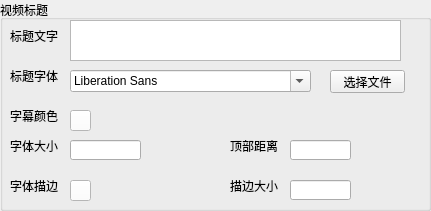
    <widget class="QGroupBox" name="groupBox_14">
     <property name="geometry">
      <rect>
       <x>0</x>
       <y>470</y>
       <width>431</width>
       <height>211</height>
      </rect>
     </property>
     <property name="title">
      <string>视频标题</string>
     </property>
     <widget class="QLabel" name="label_96">
      <property name="geometry">
       <rect>
        <x>10</x>
        <y>30</y>
        <width>54</width>
        <height>12</height>
       </rect>
      </property>
      <property name="text">
       <string>标题文字</string>
      </property>
     </widget>
     <widget class="QLabel" name="label_97">
      <property name="geometry">
       <rect>
        <x>10</x>
        <y>70</y>
        <width>54</width>
        <height>12</height>
       </rect>
      </property>
      <property name="text">
       <string>标题字体</string>
      </property>
     </widget>
     <widget class="QLabel" name="label_98">
      <property name="geometry">
       <rect>
        <x>10</x>
        <y>110</y>
        <width>54</width>
        <height>12</height>
       </rect>
      </property>
      <property name="text">
       <string>字幕颜色</string>
      </property>
     </widget>
     <widget class="QLabel" name="label_99">
      <property name="geometry">
       <rect>
        <x>10</x>
        <y>140</y>
        <width>54</width>
        <height>12</height>
       </rect>
      </property>
      <property name="text">
       <string>字体大小</string>
      </property>
     </widget>
     <widget class="QLabel" name="label_100">
      <property name="geometry">
       <rect>
        <x>10</x>
        <y>180</y>
        <width>54</width>
        <height>12</height>
       </rect>
      </property>
      <property name="text">
       <string>字体描边</string>
      </property>
     </widget>
     <widget class="QTextEdit" name="textEdit_4">
      <property name="geometry">
       <rect>
        <x>70</x>
        <y>20</y>
        <width>331</width>
        <height>41</height>
       </rect>
      </property>
     </widget>
     <widget class="QFontComboBox" name="fontComboBox_2">
      <property name="geometry">
       <rect>
        <x>70</x>
        <y>70</y>
        <width>241</width>
        <height>22</height>
       </rect>
      </property>
     </widget>
     <widget class="QToolButton" name="toolButton_15">
      <property name="geometry">
       <rect>
        <x>70</x>
        <y>110</y>
        <width>21</width>
        <height>21</height>
       </rect>
      </property>
      <property name="styleSheet">
       <string notr="true">background-color: rgb(255, 255, 255);</string>
      </property>
      <property name="text">
       <string/>
      </property>
     </widget>
     <widget class="QLineEdit" name="lineEdit_47">
      <property name="geometry">
       <rect>
        <x>70</x>
        <y>140</y>
        <width>71</width>
        <height>20</height>
       </rect>
      </property>
     </widget>
     <widget class="QToolButton" name="toolButton_16">
      <property name="geometry">
       <rect>
        <x>70</x>
        <y>180</y>
        <width>21</width>
        <height>21</height>
       </rect>
      </property>
      <property name="styleSheet">
       <string notr="true">background-color: rgb(255, 255, 255);</string>
      </property>
      <property name="text">
       <string/>
      </property>
     </widget>
     <widget class="QLabel" name="label_101">
      <property name="geometry">
       <rect>
        <x>230</x>
        <y>140</y>
        <width>54</width>
        <height>12</height>
       </rect>
      </property>
      <property name="text">
       <string>顶部距离</string>
      </property>
     </widget>
     <widget class="QLabel" name="label_102">
      <property name="geometry">
       <rect>
        <x>230</x>
        <y>180</y>
        <width>54</width>
        <height>12</height>
       </rect>
      </property>
      <property name="text">
       <string>描边大小</string>
      </property>
     </widget>
     <widget class="QLineEdit" name="lineEdit_48">
      <property name="geometry">
       <rect>
        <x>290</x>
        <y>140</y>
        <width>61</width>
        <height>20</height>
       </rect>
      </property>
     </widget>
     <widget class="QLineEdit" name="lineEdit_49">
      <property name="geometry">
       <rect>
        <x>290</x>
        <y>180</y>
        <width>61</width>
        <height>20</height>
       </rect>
      </property>
     </widget>
     <widget class="QPushButton" name="pushButton_26">
      <property name="geometry">
       <rect>
        <x>330</x>
        <y>70</y>
        <width>75</width>
        <height>23</height>
       </rect>
      </property>
      <property name="text">
       <string>选择文件</string>
      </property>
     </widget>
    </widget>
